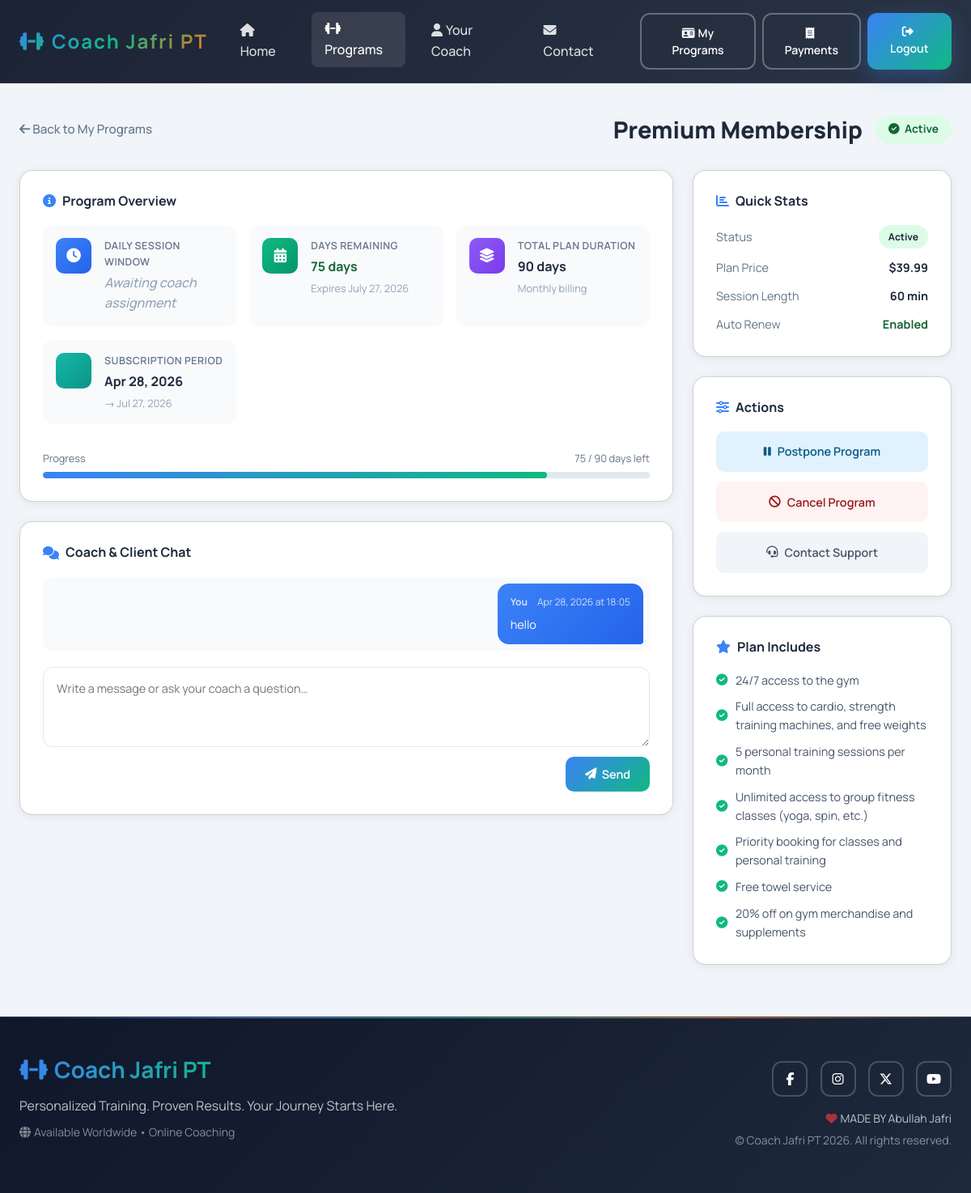
Page /memberships/my/13/ (signed in) on the earlier database version.
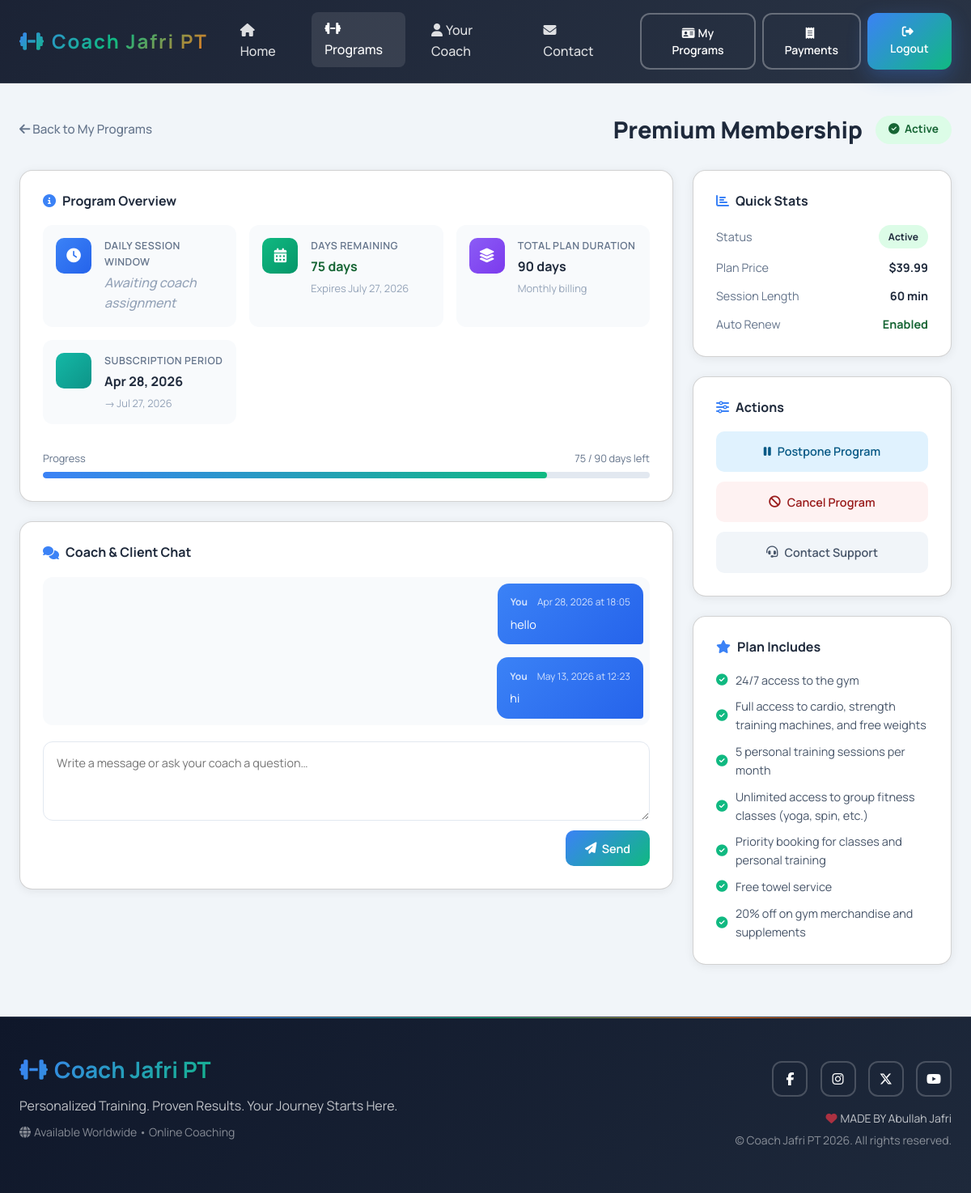
Same page on the later database version.
### memberships/models.py (models this page shows, shortened)
class MembershipNote(models.Model):
    membership = models.ForeignKey(
        Membership, on_delete=models.CASCADE, related_name="notes"
    )
    author = models.ForeignKey(settings.AUTH_USER_MODEL, on_delete=models.CASCADE)
    content = models.TextField()
    created_at = models.DateTimeField(auto_now_add=True)
    class Meta:
        ordering = ["created_at"]

class MembershipBenefit(models.Model):
    plan = models.ForeignKey(
        MembershipPlan, related_name="benefits", on_delete=models.CASCADE
    )
    text = models.CharField(max_length=255)
    highlight = models.BooleanField(default=False)

### memberships/views.py (the view)
# urls.py: path("my/<int:pk>/", views.membership_detail, name="membership_detail"),
@login_required
def membership_detail(request, pk):
    membership = _get_membership_for_user(pk, request.user)
    notes = membership.notes.select_related("author").all()
    return render(
        request,
        "memberships/membership_detail.html",
        {"membership": membership, "notes": notes},
    )

### core/context_processors.py (called while the page is built)
def site_settings(_request):
    return {
        "SITE_NAME": settings.SITE_NAME,
        "SITE_TAGLINE": settings.SITE_TAGLINE,
        "STRIPE_PUBLISHABLE_KEY": settings.STRIPE_PUBLISHABLE_KEY,
    }

### memberships/models.py (called while the page is built)
    @property
    def days_left(self) -> int:
        if self.status == "postponed" and self.postponed_remaining_days is not None:
            return self.postponed_remaining_days
        if self.status == "active" and self.end_date:
            delta = self.end_date - timezone.now()
            return max(0, delta.days)
        return 0

### memberships/views.py (called while the page is built)
def _get_membership_for_user(pk, user):
    from django.http import Http404
    try:
        membership = Membership.objects.select_related("user", "plan").get(pk=pk)
    except Membership.DoesNotExist:
        raise Http404("No Membership matches the given query.")
    if not user.is_staff and membership.user != user:
        raise Http404("No Membership matches the given query.")
    return membership

### templates/memberships/membership_detail.html (shortened to what the changed rows need)
{% extends "base.html" %}
{% load static %}
{% block content %}
<section class="detail-section">
  <div class="container">
    <div class="page-header">
      <div class="header-right">
        <h1>{{ membership.plan.name }}</h1>
      </div>
    </div>
    <div class="layout-grid">
      <div class="col-main">
        <div class="card notes-card">
          <div class="thread-list" id="thread-list">
            {% for note in notes %}
            <div class="bubble {% if note.author == request.user %}bubble-mine{% else %}bubble-coach{% endif %}">
              <div class="bubble-meta">
                <strong>
                  {% if note.author == request.user %}
                    You
                  {% else %}
                    <i class="fas fa-user-tie"></i>
                    {{ note.author.get_full_name|default:note.author.username }}
                    {% if note.author.is_staff %}
                      <span class="coach-tag">Coach</span>
                    {% endif %}
                  {% endif %}
                </strong>
                <time>{{ note.created_at|date:"M d, Y" }} at {{ note.created_at|time:"H:i" }}</time>
              </div>
              <div class="bubble-body">{{ note.content|linebreaks }}</div>
            </div>
            {% empty %}
            <div class="empty-thread">
              <i class="fas fa-comment-dots"></i>
              <p>No messages yet. Start the conversation with your coach!</p>
            </div>
            {% endfor %}
          </div>
        </div>
      </div>
      <div class="col-sidebar">
        {% if membership.plan.benefits.all %}
        <div class="card benefits-card">
          <ul class="benefits-list">
            {% for benefit in membership.plan.benefits.all %}
            <li>
              <i class="fas fa-check-circle {% if benefit.highlight %}highlight{% endif %}"></i>
              {{ benefit.text }}
            </li>
            {% endfor %}
          </ul>
        </div>
        {% endif %}
      </div>
    </div>
  </div>
</section>
{% endblock content %}

Differences in the rows shown:
added MembershipNote: shows "You", created_at "May 13, 2026", created_at "12:23", content "hi"
